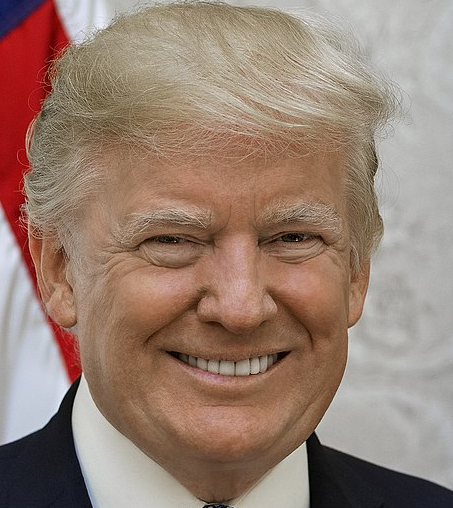
#> input picture photo2.png, 453 x 508 px
$ python face_detector.py
#> lines starting #> are read from the running program, lines starting #| are printed output that depends on the picture; after the words box and inside, x2 and y2 are one past the last pixel; in counts of white or black regions, pixels touching at a corner belong together
import cv2

# loading the xml file (face proportions)
face_cascade = cv2.CascadeClassifier("haarcascade_frontalface_default.xml")

# opening the photo
img = cv2.imread("photo2.png")
#> img is the input picture: shape (508, 453, 3); mean B, G, R 114.3, 128, 151.9

# converting the image into gray for better detection by detectMultiScale
gray_img = cv2.cvtColor(img, cv2.COLOR_BGR2GRAY)
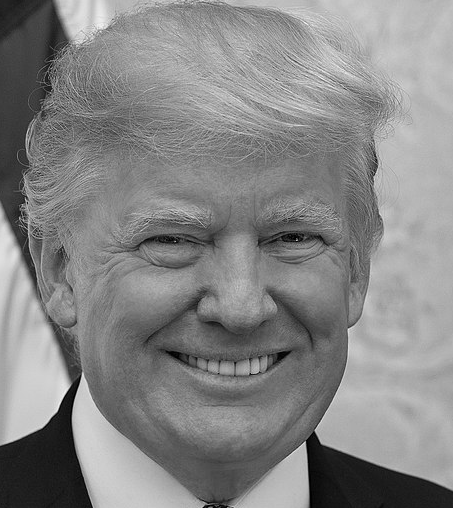
#> gray_img: shape (508, 453); min 0, max 247, mean 133.6

# detecting the faces using the xml file.
"""
scaleFactor - rescaling the input image, you can resize a larger face towards a smaller one, making it detectable
for the algorithm. Using a small step for resizing, for example 1.05 which means you reduce size by 5%, you increase
the chance of a matching size with the model for detection is found.
minNeighbors - this number determines the how much neighborhood is required to pass it as a face rectangle.
there are a lot of face detection because of resizing the sliding window and a lot of false positives too.
"""
faces = face_cascade.detectMultiScale(gray_img, scaleFactor=1.1, minNeighbors=3)
#> faces = [[82, 122, 319, 319]]

# drawing the rectangle
for x, y, w, h in faces:
    img = cv2.rectangle(img, (x, y), (x + w, y + h), (0, 0, 255), 3)
#> this loop made 1 pass
#> pass 1, `img = cv2.rectangle(img, (x, y), (x + w, y + h), (0, 0, 255), 3)`:
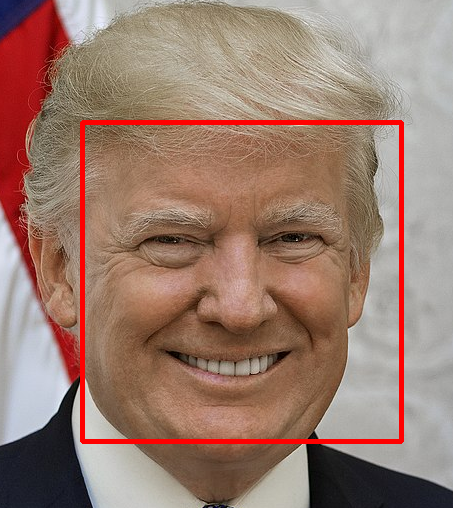
#> img: shape (508, 453, 3); 2.77% of pixels changed, all inside (x1, y1, x2, y2) = (80, 120, 404, 444)

print("Coordinates", faces)
#| Coordinates [[ 82 122 319 319]]
cv2.imshow("Face", img)
cv2.waitKey(0)
cv2.destroyAllWindows()

$ run again, with photo.jpg saved as photo2.png
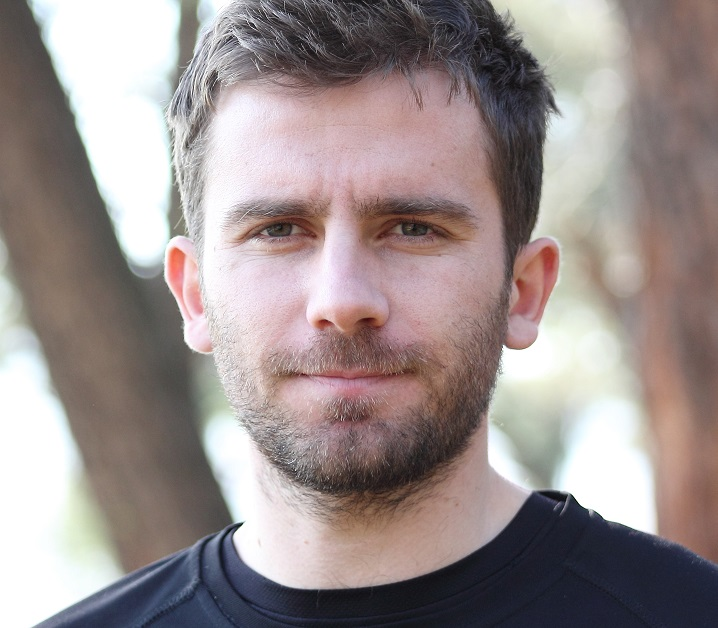
#> input picture photo.jpg, 718 x 628 px
#> img is the input picture: shape (628, 718, 3); mean B, G, R 142, 143.2, 154.6
#> `gray_img = cv2.cvtColor(img, cv2.COLOR_BGR2GRAY)`:
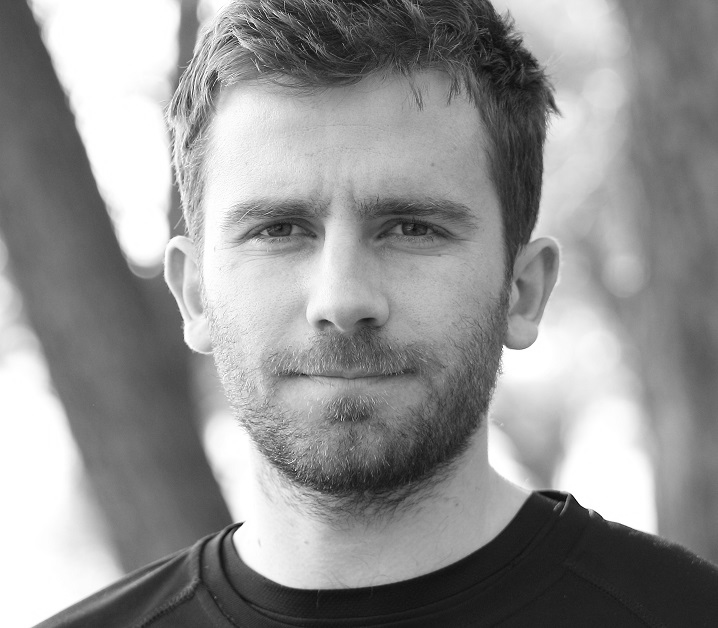
#> gray_img: shape (628, 718); min 2, max 255, mean 146.4
#> faces = [[152, 84, 384, 384]]
#> the loop `for x, y, w, h in faces:` made 1 pass
#> pass 1, `img = cv2.rectangle(img, (x, y), (x + w, y + h), (0, 0, 255), 3)`:
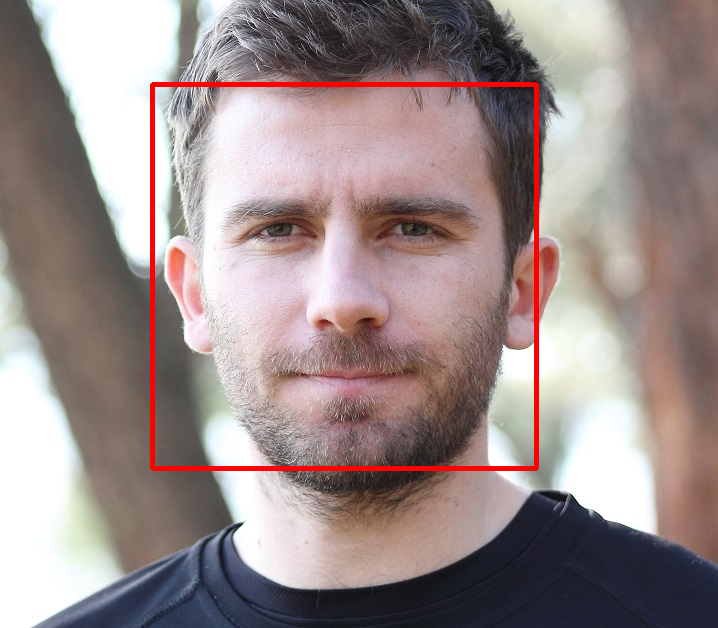
#> img: shape (628, 718, 3); 1.7% of pixels changed, all inside (x1, y1, x2, y2) = (150, 82, 539, 471)
#| Coordinates [[152  84 384 384]]
